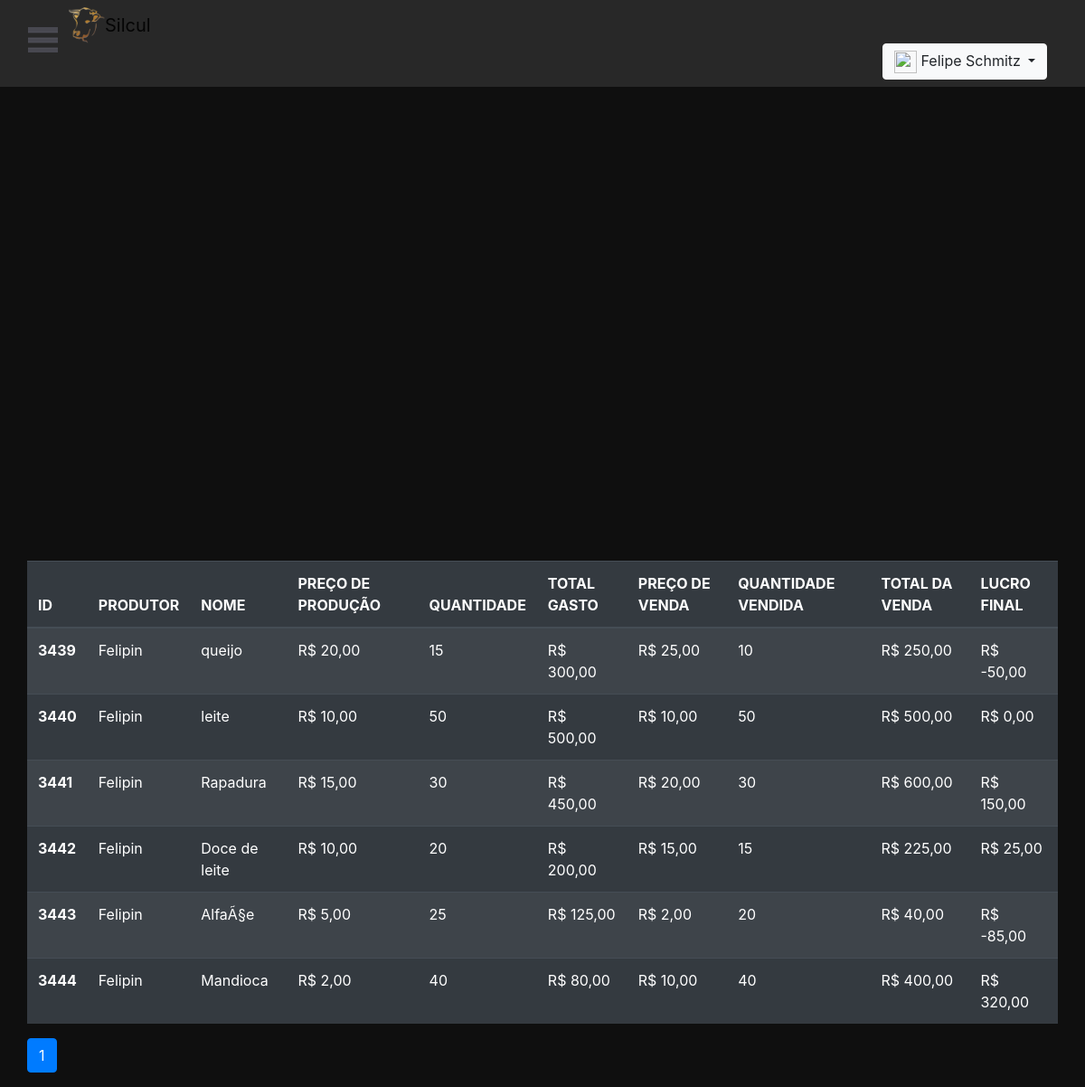
Page /view/Homeadm.php (signed in) on the committed database.
### tables this page shows
CREATE TABLE `produtos_omega` (
  `idproduto` int(11) NOT NULL,
  `nome` varchar(222) NOT NULL,
  `Preco_producao` double NOT NULL,
  `quantidade` int(11) NOT NULL,
  `Total_gasto` double NOT NULL,
  `Preco_venda` double NOT NULL,
  `quantida_Venda` int(11) NOT NULL,
  `total_venda` double NOT NULL,
  `Total_Final` double NOT NULL,
  `produtor` varchar(222) NOT NULL
);

### view/Homeadm.php (the view, shortened to what this page needs)
<?php
require_once("../Controllers/conexao-banco.php");
require_once('cabecalho.php');
$pag = (isset($_GET['pagina']))?$_GET['pagina'] : 1;
$busca = "SELECT *FROM Produtos_omega ";
$todos = mysqli_query($conexao, "$busca");
$registros = "10";
$tr = mysqli_num_rows($todos);
$tp = ceil($tr/$registros);
$inicio = ($registros*$pag)-$registros;
$limite = mysqli_query($conexao, "$busca LIMIT $inicio, $registros");
?>
<!DOCTYPE html>
<html lang="pt-br">
<head>
  <link rel="stylesheet" href="https://stackpath.bootstrapcdn.com/bootstrap/4.4.1/css/bootstrap.min.css">
  <link rel="stylesheet" href="../css/stile.css">
</head>
  <body>
  <label for="check" id="icone"><img src="../imagens/icone.png"></label>
            <nav class="navbar fixed-top navbar-expand-lg navbar-light"style="background-color: #282828;">
  <label for="check" id="icone"><img src="../imagens/icone.png"></label>
              <div class="nav">
                <img src="../imagens/ricardo.png" width="40" height="40" >
            <a class="navbar-brand" href="#">Silcul</a>
            <div class="collapse navbar-collapse" id="navbarSupportedContent">
              <ul class="navbar-nav mr-auto">
                <div class="ladonav">
                <?php
    if (isset($_SESSION["nome"])) : ?>
         <div class="dropdown">
  <button class="btn btn-light  dropdown-toggle" type="button" id="dropdownMenu2" data-toggle="dropdown" aria-haspopup="true" aria-expanded="false">
  <img src="https://cdn.pixabay.com/photo/2017/02/25/22/04/user-icon-2098873_960_720.png" alt="" style="width: 25px; height: 25px;">
  <?= $_SESSION["nome"]; ?>
  </button>
</div>
    <?php
    endif;
    ?>
                  </div>
              </ul>
              </div>
              </div>
          </nav>
          <div class="container">
          <div class="row">
              <div class="col-md-6">
         <br>
           <br>
          <br>
          <div id="barchart_material" style="width: 900px; height: 500px;"></div>
          </div>
          </div>
          <br>
          <br>
          <div class="row">
            <br>
            <br>
          <table class="table table-responsive  table-striped table-dark">
            <thead>
                <tr >
                    <th >ID</th>
                    <th >PRODUTOR</th>
                    <th >NOME</th>
                    <th>PREÇO DE PRODUÇÃO</th>
                    <th >QUANTIDADE</th>
                    <th >TOTAL GASTO</th>
                    <th >PREÇO DE VENDA</th>
                    <th >QUANTIDADE VENDIDA</th>
                    <th >TOTAL DA VENDA</th>
                    <th >LUCRO FINAL</th>
                </tr>
            </thead>
            <tbody>
                <?php
                while($dados = mysqli_fetch_array($limite)){
                    $id = $dados['idproduto'];
                    $nome = $dados['nome'];
                    $PPP = $dados['Preco_producao'];
                    $QTT = $dados['quantidade'];
                    $TGG = $dados['Total_gasto'];
                    $PVV = $dados['Preco_venda'];
                    $QVV = $dados['quantida_Venda'];
                    $TVF = $dados['total_venda'];
                    $LF = $dados['Total_Final'];
                    $p = $dados['produtor'];
                    $precoprodu =number_format($PPP,2,",",".");
                    $totalgas =number_format($TGG,2,",",".");
                    $precovenda =number_format( $PVV,2,",",".");
                    $totalven =number_format( $TVF,2,",",".");
                    $totalfin =number_format(  $LF,2,",",".");
                ?>
                <tr>
                    <th scope="row"><?=$id?></th>
                    <td><?=$p?></td>
                    <td><?=$nome?></td>
                    <td>R$ <?=$precoprodu?></td>
                    <td><?=$QTT?></td>
                    <td>R$ <?=$totalgas?></td>
                    <td>R$ <?=$precovenda?></td>
                    <td><?=$QVV?></td>
                    <td>R$ <?=$totalven?></td>
                    <td>R$ <?=$totalfin?></td>
                </tr>
                <?php }?>
            </tbody>
        </table>
            <ul class="pagination">
                <?php
                for($i=1; $i<=$tp; $i++){
                    if($pag == $i ){
                        echo "<li class='page-item active'><a class='page-link' href='?pagina=$i'>$i</a></li>";
                    }else{
                        echo "<li class='page-item'><a class='page-link' href='?pagina=$i'>$i</a></li>";
                    }
                }
                ?>
            </ul>
          </div>
          </div>
</body>
</html>

### view/cabecalho.php (shortened to what this page needs)
<!DOCTYPE html>
<html lang="pt-br">
<head>
    <link rel="stylesheet" href="https://stackpath.bootstrapcdn.com/bootstrap/4.4.1/css/bootstrap.min.css">
<html>
<head>
   <body>

### css/stile.css (style rules this page uses)
* { margin: 0; padding: 0; }
body { background-color: #0f0f0f; }
#icone { cursor: pointer; padding: 15px; position: absolute; z-index: 1; }
nav { width: 100%; position: absolute; top: 60px; }
nav a { text-decoration: none; }
.nav { padding-left: 60px; }
.ladonav { padding-left: 900px; }

### rows in the picture
produtos_omega: idproduto "3439", produtor "Felipin", nome "queijo", Preco_producao "20,00", quantidade "15", Total_gasto "300,00", Preco_venda "25,00", quantida_Venda "10", total_venda "250,00", Total_Final "-50,00"
produtos_omega: idproduto "3440", produtor "Felipin", nome "leite", Preco_producao "10,00", quantidade "50", Total_gasto "500,00", Preco_venda "10,00", quantida_Venda "50", total_venda "500,00", Total_Final "0,00"
produtos_omega: idproduto "3441", produtor "Felipin", nome "Rapadura", Preco_producao "15,00", quantidade "30", Total_gasto "450,00", Preco_venda "20,00", quantida_Venda "30", total_venda "600,00", Total_Final "150,00"
produtos_omega: idproduto "3442", produtor "Felipin", nome "Doce de leite", Preco_producao "10,00", quantidade "20", Total_gasto "200,00", Preco_venda "15,00", quantida_Venda "15", total_venda "225,00", Total_Final "25,00"
produtos_omega: idproduto "3443", produtor "Felipin", nome "AlfaÃ§e", Preco_producao "5,00", quantidade "25", Total_gasto "125,00", Preco_venda "2,00", quantida_Venda "20", total_venda "40,00", Total_Final "-85,00"
produtos_omega: idproduto "3444", produtor "Felipin", nome "Mandioca", Preco_producao "2,00", quantidade "40", Total_gasto "80,00", Preco_venda "10,00", quantida_Venda "40", total_venda "400,00", Total_Final "320,00"

### other values in the picture
$_SESSION["nome"] "Felipe Schmitz"
